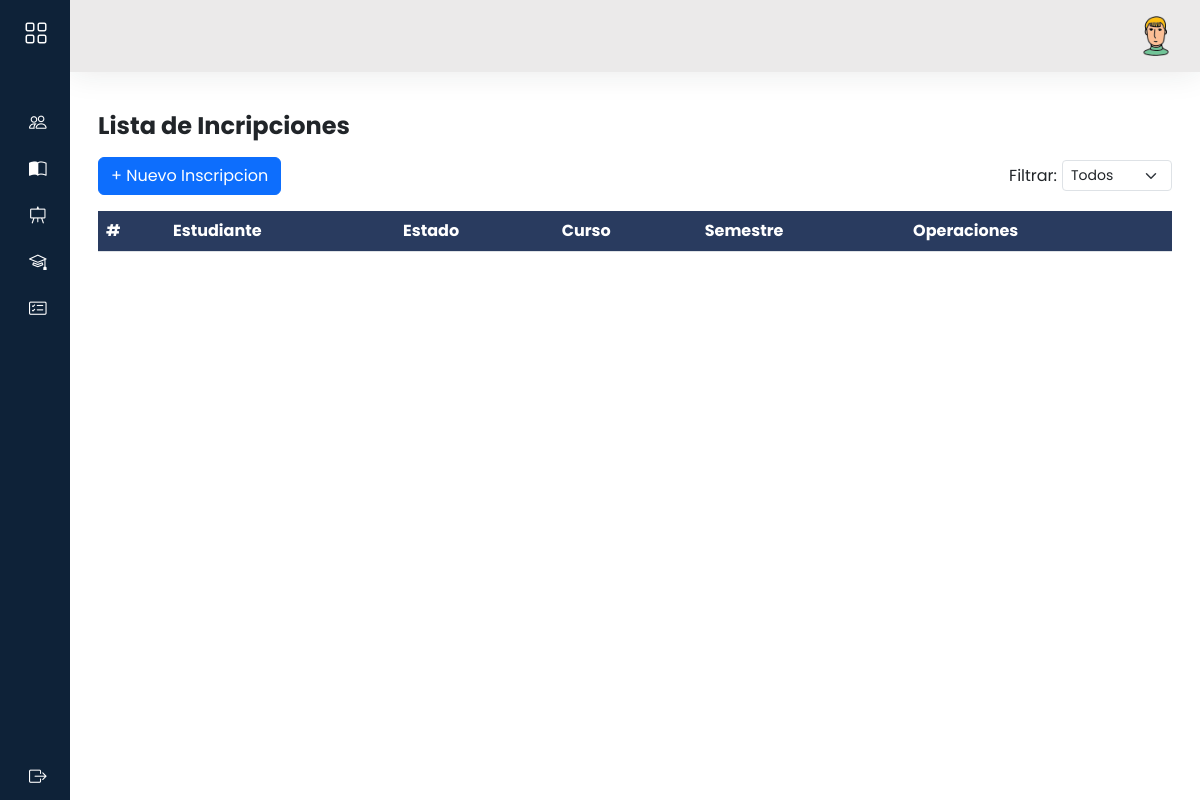
The app's page /admi/inscripciones/, older data.
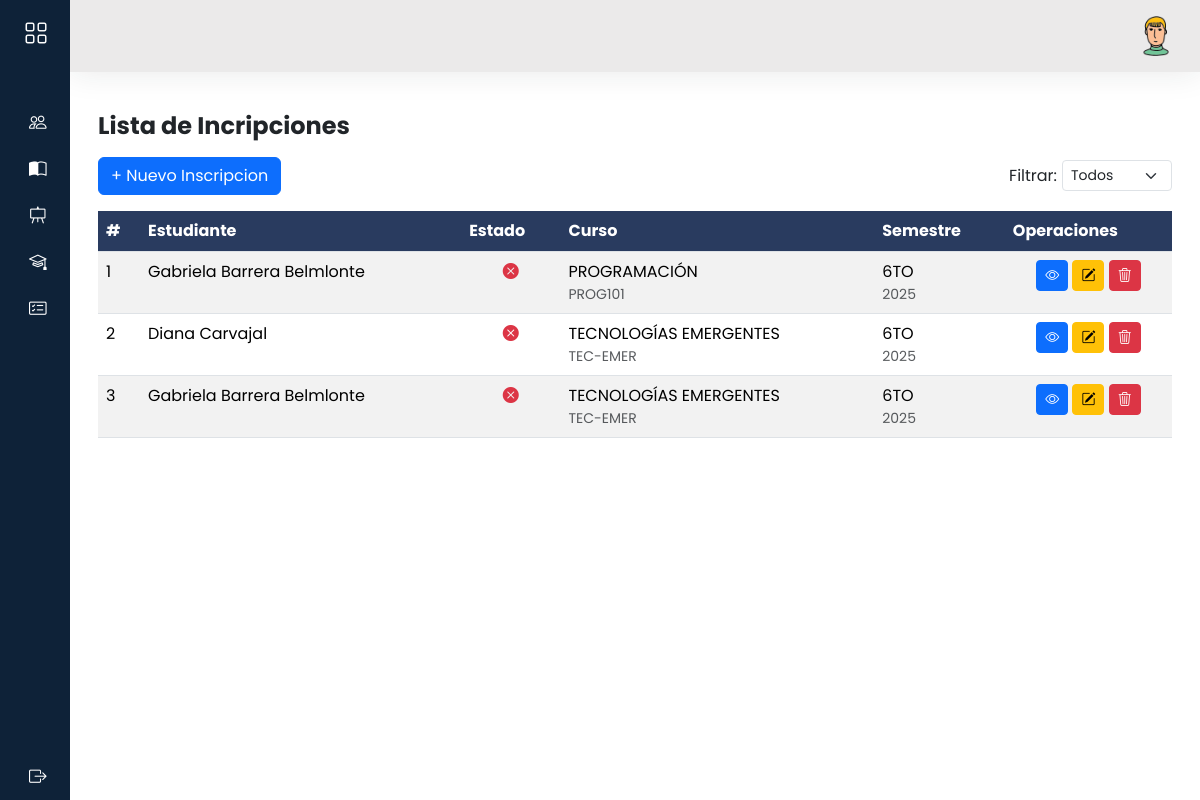
The same page, newer data.
### models/inscripcion_model.py (models this page shows, shortened)
class Inscripcion(db.Model):
    __tablename__ = 'inscripciones'
    id = db.Column(db.Integer, primary_key=True)
    curso_id = db.Column(db.Integer, db.ForeignKey('cursos.id'), nullable=False)
    estudiante_id = db.Column(db.Integer, db.ForeignKey('estudiantes.id'), nullable=False)
    semestre_id = db.Column(db.Integer, db.ForeignKey('semestres.id'), nullable=False)
    paralelo_id = db.Column(db.Integer, db.ForeignKey('paralelos.id'), nullable=False)
    turno_id = db.Column(db.Integer, db.ForeignKey('turnos.id'), nullable=False)
    curso = db.relationship('Curso', back_populates='inscripciones')
    estudiante = db.relationship('Estudiante', back_populates='inscripciones')
    semestre = db.relationship('Semestre', back_populates='inscripciones')
    paralelo = db.relationship('Paralelo', back_populates='inscripciones')
    turno = db.relationship('Turno', back_populates='inscripciones')
    @staticmethod
    def get_all():
        return Inscripcion.query.all()

### models/usuario_model.py (models this page shows, shortened)
class Usuario(db.Model, UserMixin):
    __tablename__='usuarios'
    id = db.Column(db.Integer,primary_key=True)
    nombre = db.Column(db.String(80),nullable=False)
    apellido = db.Column(db.String(100))
    email = db.Column(db.String(120), unique=True)
    username = db.Column(db.String(20),nullable=False)
    password = db.Column(db.String,nullable=False)
    activo = db.Column(db.Boolean, default=True,nullable=False)
    rol_id = db.Column(db.Integer, db.ForeignKey('rol.id'), nullable=False)
    rol = db.relationship('Rol', back_populates='usuarios')
    docentes = db.relationship('Docente', backref='usuario_rel', lazy=True, cascade='all, delete-orphan')
    estudiantes = db.relationship('Estudiante', backref='usuario_rel', lazy=True, cascade='all, delete-orphan')
    def delete(self):
        db.session.delete(self)
        db.session.commit()

### models/curso_model.py (models this page shows, shortened)
class Curso(db.Model):
    __tablename__ = 'cursos'
    id = db.Column(db.Integer, primary_key=True)
    nombre = db.Column(db.String(100), nullable=False)
    descripcion = db.Column(db.Text)
    sigla = db.Column(db.String(10), unique=True, nullable=False)
    carga_horaria = db.Column(db.Integer, nullable=False)
    activo = db.Column(db.Boolean, default=True, nullable=False)
    docente_id = db.Column(db.Integer, db.ForeignKey('docentes.id'),nullable=True)
    docente = db.relationship('Docente', back_populates='cursos')
    inscripciones = db.relationship('Inscripcion',back_populates='curso')
    inscripciones = db.relationship('Inscripcion', back_populates='curso')
    clases = db.relationship('Clase', back_populates='curso')
    @staticmethod
    def get_all():
        return Curso.query.all()

### models/semestre_modal.py (models this page shows, shortened)
class Semestre(db.Model):
    __tablename__ = 'semestres'
    id = db.Column(db.Integer, primary_key=True)
    gestion = db.Column(db.String(20), nullable=False)  # Ej: "2025-1"
    semestre_num = db.Column(db.String(50), nullable=False)  # Ej: "2025-1"
    fecha_inicio = db.Column(db.Date, nullable=True)
    fecha_fin = db.Column(db.Date, nullable=True)
    inscripciones = db.relationship('Inscripcion',back_populates='semestre')
    @staticmethod
    def get_all():
        return Semestre.query.all()

### controllers/admi/inscripcion_controller.py (the view)
@inscripcion_bp.route("/")
def index():
    inscripciones = Inscripcion.get_all()
    data = cargar_datos()
    return inscripcion_view.list(inscripciones,**data)

### controllers/admi/inscripcion_controller.py (called while the page is built)
def cargar_datos():
    return {
        "estudiantes": Estudiante.get_all(),
        "cursos": Curso.get_all(),
        "paralelos": Paralelo.get_all(),
        "turnos": Turno.get_all(),
        "semestres": Semestre.get_all()
    }

### models/estudiante_model.py (called while the page is built)
    @staticmethod
    def get_all():
        return Estudiante.query.all()

### models/paralelo_modal.py (called while the page is built)
    @staticmethod
    def get_all():
        return Paralelo.query.all()

### models/turno_modal.py (called while the page is built)
    @staticmethod
    def get_all():
        return Turno.query.all()

### views/admi/inscripcion_view.py (called while the page is built)
def list(inscripciones,**kwargs):
    return render_template('admi/inscripciones/index.html',inscripciones=inscripciones,**kwargs)

### templates/admi/inscripciones/index.html (shortened to what this page needs)
{% extends 'admi/baseAdmi.html' %}
{% block content %}
<h3 class="fw-bold fs-4 my-3">Lista de Incripciones
</h3>
<div class="d-flex justify-content-between align-items-center mb-3" style="gap: 10px;">
    <a data-bs-toggle="modal" data-bs-target="#modalNuevoInscripcion" class="btn btn-primary">
        + Nuevo Inscripcion
    </a>
    <div class="d-flex align-items-center" style="gap: 5px;">
        <label for="filtroEstado" class="form-label mb-0">Filtrar:</label>
        <select id="filtroEsdtado" class="form-select form-select-sm" style="max-width: 150px;">
            <option value="">Todos</option>
        </select>
    </div>
</div>
<div class="row">
    <div class="col-12">
        <div class="table-responsive">
            <table id="mi-tabla" class="table table-striped  display nowrap" style="width:100%">
                <thead>
                    <tr class="highlight">
                        <th>#</th>
                        <th>Estudiante</th>
                        <th>Estado</th>
                        <th>Curso</th>
                        <th>Semestre</th>
                        <th>Operaciones</th>
                    </tr>
                </thead>
                <tbody>
                    {%for item in inscripciones%}
                    <tr>
                        <td>{{item.id}}</td>
                        <td>
                            {{ item.estudiante.usuario.nombre }} {{ item.estudiante.usuario.apellido }}
                        </td>
                        <td class="text-center" data-search="{{ 'activo' if item.activo else 'inactivo' }}">
                            {% if item.activo %}
                            <i class="bi bi-check-circle-fill text-success"></i>
                            {% else %}
                            <i class="bi bi-x-circle-fill text-danger"></i>
                            {% endif %}
                        </td>
                        <td>
                            {{ item.curso.nombre }}
                            <div class="text-muted small">{{ item.curso.sigla }}</div>
                        </td>
                        <td>
                            {{ item.semestre.semestre_num }}
                            <div class="text-muted small">{{ item.semestre.gestion }}</div>
                        </td>
                        <td class="text-center">
                            <a data-bs-toggle="modal" data-bs-target="#modalVistaInscripcion{{ item.id }}"
                                class="btn btn-primary btn-sm"><i class=" bi bi-eye"></i></a>
                            <a data-bs-toggle="modal" data-bs-target="#modalEditarInscripcion{{ item.id }}"
                                class="btn btn-warning btn-sm"><i class="bi bi-pencil-square"></i></a>
                            <a class="btn btn-danger btn-sm" data-bs-toggle="modal"
                                data-bs-target="#modalConfirmarEliminar"
                                data-url="{{ url_for('inscripcion.delete', id=item.id) }}">
                                <i class="bi bi-trash3"></i>
                            </a>
                        </td>
                    </tr>
                    {%endfor%}
                </tbody>
            </table>
        </div>
    </div>
</div>
{% endblock %}

Row changes from the older to the newer data that the page shows:
added Inscripcion: id "1", estudiante.usuario.nombre "Gabriela", estudiante.usuario.apellido "Barrera Belmlonte", curso.nombre "PROGRAMACIÓN", curso.sigla "PROG101", semestre.semestre_num "6TO", semestre.gestion "2025"
added Inscripcion: id "2", estudiante.usuario.nombre "Diana", estudiante.usuario.apellido "Carvajal", curso.nombre "TECNOLOGÍAS EMERGENTES", curso.sigla "TEC-EMER", semestre.semestre_num "6TO", semestre.gestion "2025"
added Inscripcion: id "3", estudiante.usuario.nombre "Gabriela", estudiante.usuario.apellido "Barrera Belmlonte", curso.nombre "TECNOLOGÍAS EMERGENTES", curso.sigla "TEC-EMER", semestre.semestre_num "6TO", semestre.gestion "2025"
